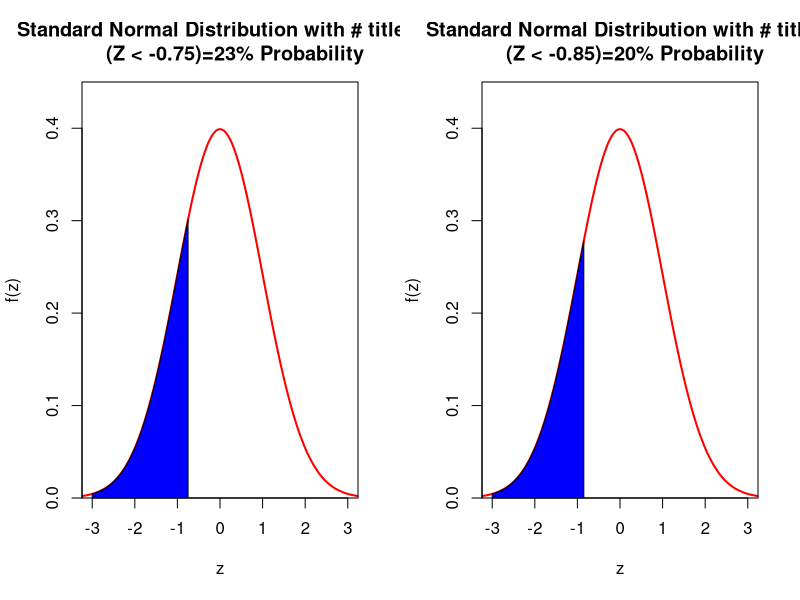
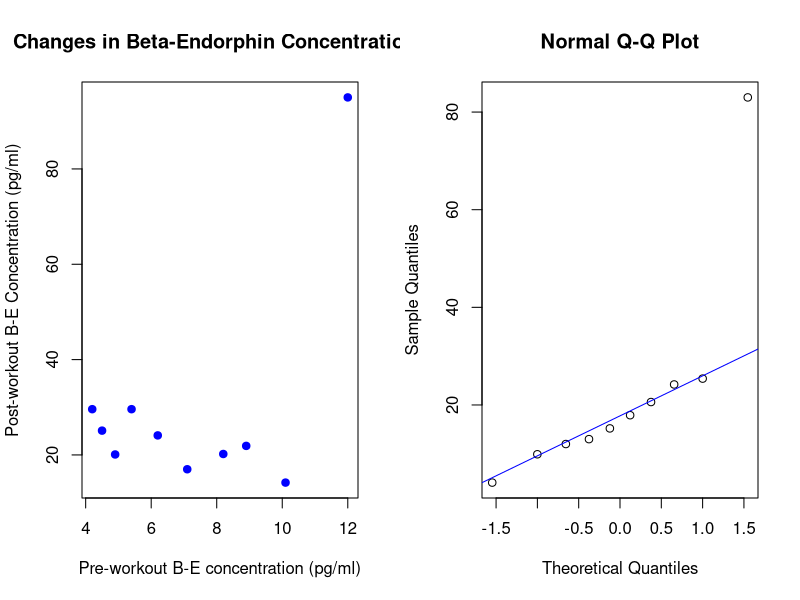
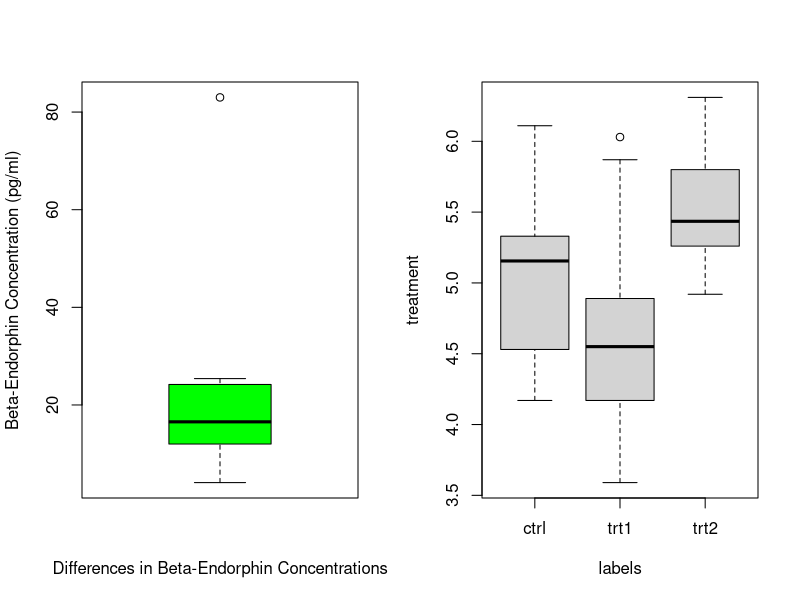
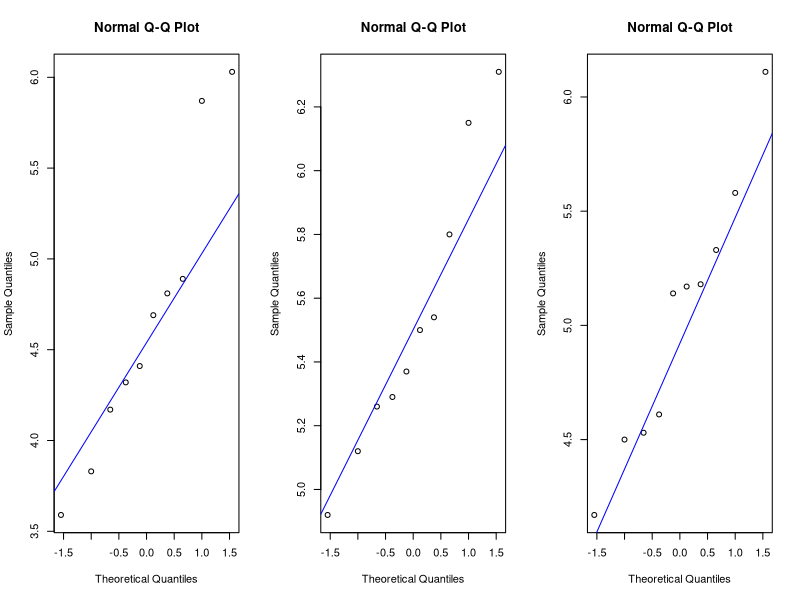

Write the R code that produced these figures, in order.
# Statistical Analysis

# Question 1
# The lifetime of a particular type of TV
# follows a normal distribution with 𝜇=4800 hours, and = 𝜎=400 hours. 

# (a) Find the probability that a single randomly-chosen TV 
# will last less than 4,500 hours.

# Calculating a probability of a random variable
# p(x < 4500) #x random variable 
prob1<-pnorm(4500, mean = 4800, sd = 400, lower.tail = TRUE, log.p = FALSE) #prob1 is the name of the function
print(prob1)

# b) Find the probability that the mean lifetime
# of a random sample of 16 TVs is less than 4,500 hours. 
# Generating a random sample (y) of 16 TVs from a normal distribution
set.seed(1) # to reconstruct the original set of random numbers
y <- rnorm(16, mean=4800, sd=400) # y (random sample of 16) is the name of the function 
print(y) # print function
mean(y) # mean of y
sd(y) #standard deviation of y
# p(y < 4500)
prob2<-pnorm(4500, mean = mean(y), sd = sd(y), lower.tail=TRUE, log.p = FALSE)
print(prob2)

# (c) Compare answers from (a) and (b). 
# Generate standard normal Distribution with 23% probability

par(mfrow=c(1,2)) # to query graphical parameters
x=seq(-4,4,length=1001) # produces 1001 equally spaced values between -4 and 4 
y=dnorm(x) # produces values of d.n.f for normal distribution
plot(x,y,type="l",lwd=2,col="red", # plots y versus x
     main = "Standard Normal Distribution with # title   
     (Z < -0.75)=23% Probability",
     xlab="z", ylab="f(z)", # x and y labels
     xlim=c(-3,3), ylim=c(0,0.45), yaxs="i") # creates a common axis 
x=seq(-3,-0.75,length=500) # produces 500 equally spaced values btw -3 and -0.85 
y=dnorm(x) # produces values of d.n.f for normal distribution
polygon(c(-3,x,-0.75),c(0,y,0),col="blue") # draws a polygon in a plot

# Generate standard normal distribution with 19% probability
x=seq(-4,4,length=1001) # produces 1001 equally spaced values between -4 and 4 
y=dnorm(x) # produces values of d.n.f for normal distribution
plot(x,y,type="l",lwd=2,col="red", # plots y versus x
     main = "Standard Normal Distribution with # title
     (Z < -0.85)=20% Probability",
     xlab="z", ylab="f(z)", # x and y labels
     xlim=c(-3,3), ylim=c(0,0.45), yaxs="i") # produces values of d.n.f 
x=seq(-3,-0.85,length=500) # produces 500 equally spaced values btw -3 and -0.85 
y=dnorm(x) # produces values of d.n.f for normal distribution
polygon(c(-3,x,-0.85),c(0,y,0),col="blue") # draws a polygon in a plot

# Question 2
getwd() # Get working directory in R
# Beta is the name of “data frame”
beta <-read.csv("beta.csv") # load the data into R 
View(beta)  # check the data have been loaded correctly
str(beta)  # data structure compact display 

# 2. Perform some exploratory data analysis procedures
# Check the summary statistics of the data
summary(beta) # summarize a dataset with summary
# Scatter plot of post-workout beta-endorphin concentrations versus pre-workout beta-endorphin concentrations (pg/ml)
plot(beta$pre, beta$post, pch=19, col="blue", 
     xlab = "Pre-workout B-E concentration (pg/ml)", ylab = "Post-workout B-E Concentration (pg/ml)",
     main = "Changes in Beta-Endorphin Concentrations") # the most used plotting function in R for plotting R objects

# Generate Q-Q plot of the differenced data to check the normality
qqnorm(beta$dif) # draw the Q-Q plot
qqline(beta$dif, col="blue") # draw the line of Q-Q plot

# Box plot of differenced data
boxplot(beta$dif,ylab="Beta-Endorphin Concentration (pg/ml)", # box plot function
        xlab="Differences in Beta-Endorphin Concentrations", # x-axis label
        col=c("green")) # colour function

# Shapiro-Wilk normality test for the differenced data
with(beta, shapiro.test(beta$pre)) # Shapito-Wilk test for “pre” variable

with(beta, shapiro.test(beta$post)) # Shapiro-Wilk test for the “post” variable

with(beta, shapiro.test(beta$dif)) #Shapiro-Wilk test for the differenced data

# Data in 2 numeric vectors
# Beta-endorphin concentration before exercise
pre<-c(beta$pre) # create vector for pre data subset
print(pre) #print function

# Beta endorphin concentration after the treatment
post<-c(beta$post) # create vector for post data subset
print(post) #print function

# Wilcoxin Test in R
wilcox.test(beta$pre, beta$post, paired = TRUE, alternative = "two.sided")

# Question 3
# Data import datafile “PlantGrowth” from R datasets

data("PlantGrowth") # load specified dataset
View(PlantGrowth) # check the data have been loaded correctly
str(PlantGrowth) # data structure compact display

# Summary statistics of the data
summary(PlantGrowth) # summarize a dataset with summary
mean(PlantGrowth[which(PlantGrowth$group=='ctrl'),]$weight)
mean(PlantGrowth[which(PlantGrowth$group=='trt1'),]$weight)
mean(PlantGrowth[which(PlantGrowth$group=='trt2'),]$weight)
sd(PlantGrowth[which(PlantGrowth$group=='ctrl'),]$weight)
sd(PlantGrowth[which(PlantGrowth$group=='trt1'),]$weight)
sd(PlantGrowth[which(PlantGrowth$group=='trt2'),]$weight)

# Separate the data into 3 groups: trt1, trt2 and ctrl
trt1<-subset(PlantGrowth, group=="trt1") # select trt1 of data frame
print(trt1) # print function
trt2<-subset(PlantGrowth, group=="trt2") # select trt2 of data frame
print(trt2) # print function
ctrl<-subset(PlantGrowth,group=="ctrl") # select ctrl of data frame
print(ctrl) # print function

# Generate 3 Box plots of the observed groups (trt1, trt2 and a control group)

labels<-rep(c("trt1","trt2", "ctrl"), each=nrow(trt1)) # returns the variable name
treatment<-c(trt1$weight, trt2$weight, ctrl$weight) # create a vector
boxplot(treatment~labels) # plotting function for boxplot

# Generate  3 Q-Q plots to check the normality of trt,  trt2 and ctrl
par(mfrow=c(1,3)) # set up 3 plots on one page
qqnorm(trt1$weight) # draw plot for trt1
qqline(trt1$weight, col="blue") # draw line
qqnorm(trt2$weight) # draw plot of trt2
qqline(trt2$weight, col="blue") # draw line
qqnorm(ctrl$weight) # draw plot for trt1
qqline(ctrl$weight, col="blue") # draw line

# Compute F-test to assess whether the variances of two groups are equal
cntl<-PlantGrowth[which(PlantGrowth$group=='ctrl'),]$weight
trt2<-PlantGrowth[which(PlantGrowth$group=='trt2'),]$weight

res.ftest <- var.test(weight ~ group, data = subset(PlantGrowth,PlantGrowth$group != 'trt1'))
print(res.ftest)# function to compare two variances 

# Calculate Two Sample t-test
res<-t.test(cntl, trt2, var.equal=TRUE) # t-test function
print(res) # print function







